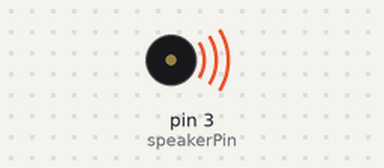
Simulated run of this sketch. Board: Arduino Uno, built with avr-gcc and run on an emulated ATmega328P. Parts: buzzer (waves = sounding). Random numbers use the default seed unless the sketch sets one.

Above: at 0.1 s.
At 32.0 s:
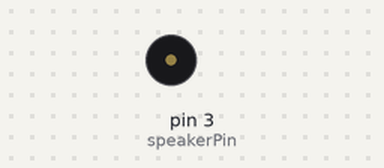
Timing chart, 0 to 40.0 s (numbered marks = the images above):
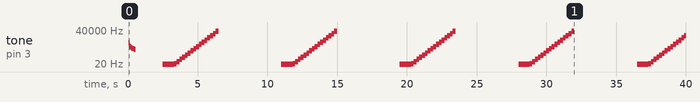

Measured:
- by itself, tone on pin 3 (speakerPin): plays 2441 Hz for 0.04 s, 1395 Hz for 0.04 s, 1092 Hz for 0.04 s, 928 Hz for 0.04 s, 821 Hz for 0.04 s, 745 Hz for 0.04 s … (107 notes in this stretch)

The sketch:

space_gun.ino
```cpp
int speakerPin = 3;

void setup() {
  pinMode(speakerPin, OUTPUT);
  Serial.begin(9600);
}

void spaceGun(int maximum)
{
  for (int i=100; i < maximum; i+=2) {
    digitalWrite(speakerPin, HIGH);
    delayMicroseconds(i);
    digitalWrite(speakerPin, LOW);
    delayMicroseconds(i);
  }
}

void randSound(int maximum)
{
  tone(speakerPin,random(maximum,10*maximum));
  delay(maximum);
}

void fibonacci(int maximum)
{
  long fib = 1;
  long fib1 = 1;
  long fib2 = 2;
  for (int i=0; i < maximum; i++) {
    fib = fib1+fib2;
    fib1 = fib2;
    fib2 = fib;
    tone(speakerPin,fib);
    delay(200);
  }
  noTone(speakerPin);
}

void loop() {
  spaceGun(1000);
  delay(2000);
  fibonacci(20);
  delay(2000);
  //randSound(50);
  //delay(5000);
}
```
